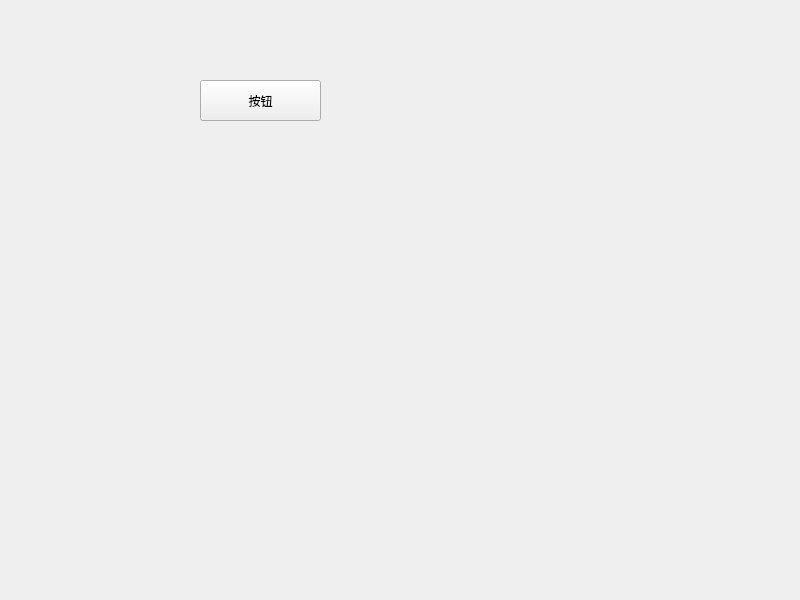
<?xml version="1.0" encoding="UTF-8"?>
<ui version="4.0">
 <class>Widget</class>
 <widget class="QWidget" name="Widget">
  <property name="geometry">
   <rect>
    <x>0</x>
    <y>0</y>
    <width>800</width>
    <height>600</height>
   </rect>
  </property>
  <property name="windowTitle">
   <string>Widget</string>
  </property>
  <widget class="QPushButton" name="pushButton">
   <property name="geometry">
    <rect>
     <x>200</x>
     <y>80</y>
     <width>121</width>
     <height>41</height>
    </rect>
   </property>
   <property name="text">
    <string>按钮</string>
   </property>
  </widget>
 </widget>
 <resources/>
 <connections/>
</ui>
